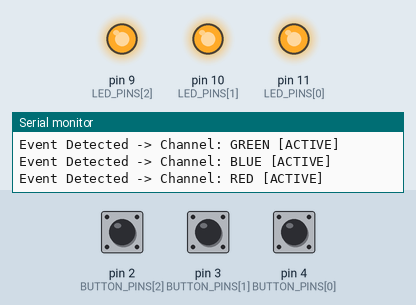
This sketch was run on a simulated Arduino Uno, built with avr-gcc and run on an emulated ATmega328P. Parts: output pins drawn as LEDs (lit = HIGH), the last lines printed to the serial monitor. Inputs (shaded band) come from the test bench; at power-on: pin 2 (BUTTON_PINS[2]) LOW, pin 3 (BUTTON_PINS[1]) LOW, pin 4 (BUTTON_PINS[0]) LOW.

Above: at 1.2 s.
1.3 s: pin 2 (BUTTON_PINS[2]) pulled HIGH for 0.15 s
At 2.6 s:
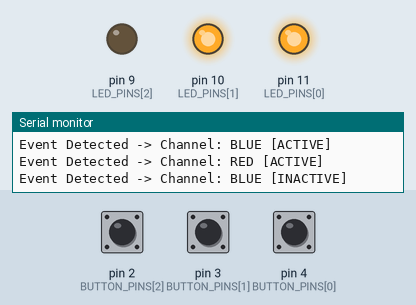
2.9 s: pin 3 (BUTTON_PINS[1]) pulled HIGH for 0.15 s
At 4.0 s:
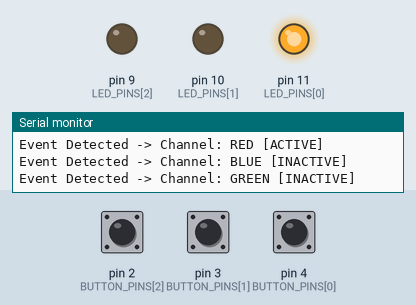
4.6 s: pin 4 (BUTTON_PINS[0]) pulled HIGH for 0.15 s
At 5.3 s:
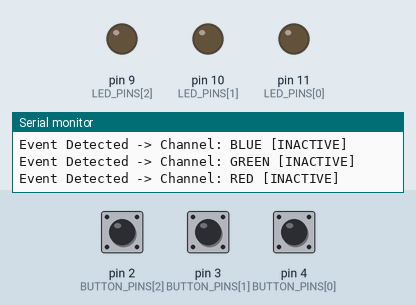
6.3 s: pin 2 (BUTTON_PINS[2]) pulled HIGH for 1 s
At 7.8 s:
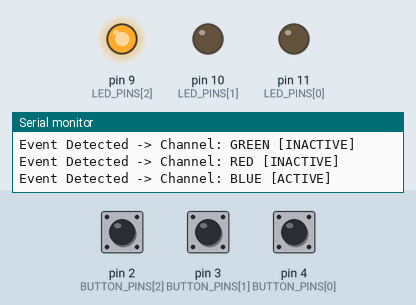
8.8 s: pin 3 (BUTTON_PINS[1]) pulled HIGH for 1 s
At 10.9 s:
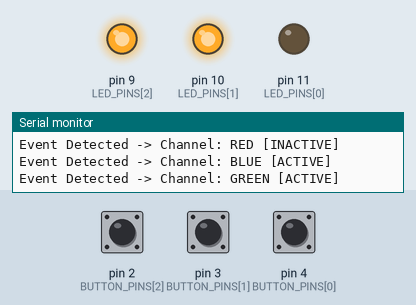
11.3 s: pin 2 (BUTTON_PINS[2]) pulled HIGH for 0.15 s
At 12.8 s:
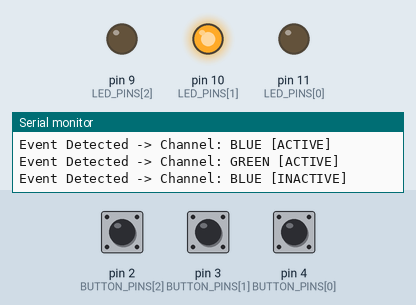
Timing chart, 0 to 14.0 s (numbered marks = the images above; inputs shaded):
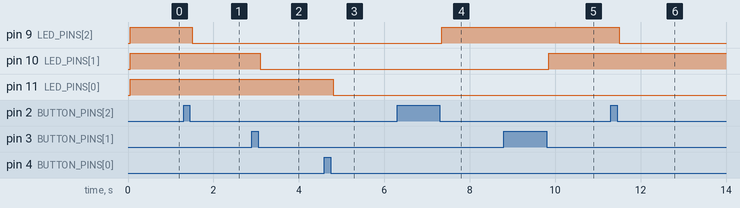

Measured:
- after the input at 1.3 s, pin 9 (LED_PINS[2]): HIGH → LOW after 0.20 s
- after the input at 2.9 s, pin 10 (LED_PINS[1]): HIGH → LOW after 0.20 s
- after the input at 4.6 s, pin 11 (LED_PINS[0]): HIGH → LOW after 0.20 s
- after the input at 6.3 s, pin 9 (LED_PINS[2]): LOW → HIGH after 1.1 s
- after the input at 8.8 s, pin 10 (LED_PINS[1]): LOW → HIGH after 1.1 s
- after the input at 11.3 s, pin 9 (LED_PINS[2]): HIGH → LOW after 0.20 s

The sketch:

25-RGB-LED-Buttons-Control.ino
```cpp
// (licence header left out)
// 1. Automated Indexing: NUM_CHANNELS is calculated by the compiler.
enum {RED, GREEN, BLUE, NUM_CHANNELS};

// 2. Hardware Mapping
const byte BUTTON_PINS[NUM_CHANNELS] = {4, 3, 2};
const byte LED_PINS[NUM_CHANNELS]    = {11, 10, 9};

// 3. State Variables (Vectorized for multi-channel tracking)
byte ledStates[NUM_CHANNELS]           = {LOW, LOW, LOW};   // Current LED status
byte lastStableStates[NUM_CHANNELS]    = {HIGH, HIGH, HIGH}; // State confirmed after debounce
byte lastInstantReadings[NUM_CHANNELS] = {HIGH, HIGH, HIGH}; // Reading from the previous loop
byte currentReadings[NUM_CHANNELS]     = {HIGH, HIGH, HIGH}; // Direct hardware reading vector

// 4. Timing Constants and Independent Timers
unsigned long lastDebounceTimes[NUM_CHANNELS] = {0, 0, 0};
const unsigned long DEBOUNCE_DELAY = 50; // Threshold for signal stabilization (ms)

void setup() {
  // Initialize Serial at 115200 for low-latency debugging
  Serial.begin(115200);

  for (byte i = 0; i < NUM_CHANNELS; i++) {
    pinMode(BUTTON_PINS[i], INPUT); // Assumes buttons with external pull-up resistors
    pinMode(LED_PINS[i], OUTPUT);   // Set pins for LED anode control

    // Set initial hardware state
    digitalWrite(LED_PINS[i], ledStates[i]);
  }

  Serial.print("--- RGB Multi-Channel System Initialized | Channels: ");
  Serial.print(NUM_CHANNELS);
  Serial.println(" ---");
}

void loop() {
  // Iterate through each channel (automatically scales with NUM_CHANNELS)
  for (byte i = 0; i < NUM_CHANNELS; i++) {

    // 5. Acquisition: Read current hardware state into the specific vector index
    currentReadings[i] = digitalRead(BUTTON_PINS[i]);

    // 6. Transition Detection: Reset timer if signal instability is detected
    if (currentReadings[i] != lastInstantReadings[i]) {
      lastDebounceTimes[i] = millis();
    }

    // 7. Stability Verification: Process logic only after DEBOUNCE_DELAY is reached
    if ((millis() - lastDebounceTimes[i]) > DEBOUNCE_DELAY) {

      // 8. State Change Analysis: Compare stabilized reading with the previous stable state
      if (currentReadings[i] != lastStableStates[i]) {
        lastStableStates[i] = currentReadings[i];

        // 9. Edge Triggering: Toggle on Falling Edge (Button pressed with Pull-up)
        if (lastStableStates[i] == LOW) {
          ledStates[i] = !ledStates[i]; // Flip logic state
          digitalWrite(LED_PINS[i], ledStates[i]);

          // Debugging/Feedback Output
          Serial.print("Event Detected -> Channel: ");
          Serial.print(i == RED ? "RED" : (i == GREEN ? "GREEN" : "BLUE"));
          Serial.println(ledStates[i] ? " [ACTIVE]" : " [INACTIVE]");
        }
      }
    }

    // 10. Memory Update: Store the current reading for the next iteration cycle
    lastInstantReadings[i] = currentReadings[i];
  }
}
```
